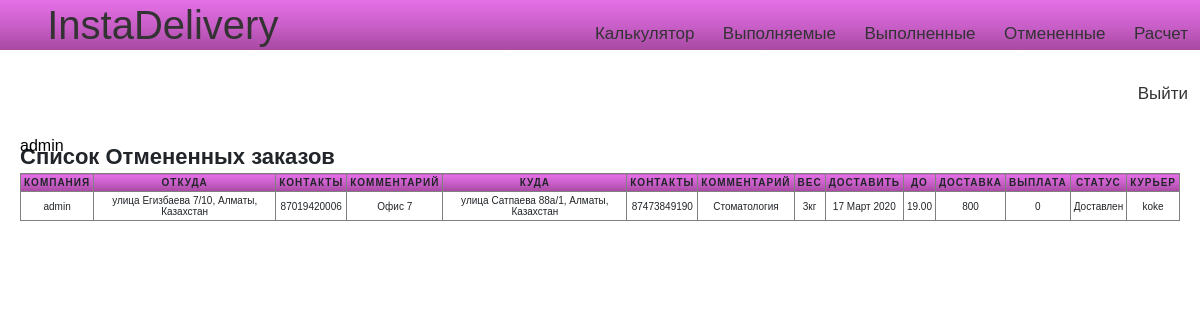
Screenshot of /users/private/raschet/ (signed in) with the database file from the repository.
### Lallog/models.py (models this page shows)
class TestOrder(models.Model):
	client=models.ForeignKey(settings.AUTH_USER_MODEL,on_delete=models.CASCADE)
	marshrut=models.CharField(max_length=200)
	ves=models.DecimalField(decimal_places=0,max_digits=1000,default=10)
	from_address=models.CharField(max_length=200)
	from_phone=models.CharField(max_length=200)
	from_comment=models.CharField(max_length=200)
	to=models.CharField(max_length=200)
	to_phone=models.CharField(max_length=200)
	to_date=models.CharField(max_length=200,default="")
	to_date_until=models.CharField(max_length=200)
	to_comment=models.CharField(max_length=200)
	distance=models.DecimalField(decimal_places=0,max_digits=1000,default=10)
	itog=models.DecimalField(decimal_places=0,max_digits=1000,default=10)
	curier = models.ForeignKey(Curier,on_delete=models.CASCADE,default=None,related_name="choiced_curier",blank=True,null=True)
	nal=models.DecimalField(decimal_places=0,max_digits=1000,default=0)
	raschet=models.DecimalField(decimal_places=0,max_digits=1000,default=0)
	status = models.CharField(max_length=200,default="Ожидание")
	curier_money = models.DecimalField(decimal_places=0,max_digits=1000,default=0)
	success = models.BooleanField(default=True)
	created_date = models.DateTimeField(default=timezone.now)
	__original_curier = None
	def __init__(self,*args,**kwargs):
		print("Object was created")
		super(TestOrder,self).__init__(*args,**kwargs)
		self.__origin_curier = self.curier

### curier/models.py (models this page shows)
class Curier(models.Model):
	user = models.OneToOneField(settings.AUTH_USER_MODEL, on_delete=models.CASCADE,related_name="mycurier")
	first_name = models.CharField(max_length=255,default="")
	last_name = models.CharField(max_length=255, default="")
	photo =models.ImageField(upload_to='curiers/%y/%m/%d', blank=True)
	experience=models.IntegerField(blank=True, null=True)
	phone = models.IntegerField(null=False, blank=False)
	is_available=models.BooleanField(default=False)
	balance = models.DecimalField(decimal_places=0,max_digits=1000,default=0)

### users/views.py (the view)
# urls.py: path("private/raschet/",views.private_raschet,name="private_raschet"),
def private_raschet(request):
	orders_canceled = TestOrder.objects.filter(client=request.user, status="Доставлен", success=False)
	ctx={
		"orders":orders_canceled
	}
	return render(request,"users/raschet.html",context=ctx)

### users/templates/users/raschet.html (shortened to what this page needs)
{%extends 'users/base.html'%}
{%load static%}
{%block content%}
<div class="lichka">
<div class="lichka_prav">
        <caption>Список Отмененных заказов</caption>
        <table  border="1" id="table_private">
            <tr >
                <th>Компания</th>
                <th>Откуда</th>
                <th>Контакты</th>
                <th>Комментарий</th>
                <th>Куда</th>
                <th>Контакты</th>
                <th>Комментарий</th>
                <th>Вес</th>
                <th>Доставить</th>
                <th>До</th>
                <th>Доставка</th>
                <th>Выплата</th>
                <th>Статус</th>
                <th>Курьер</th>
            </tr>
            {%for i in orders%}
            <tr>
                <td data-label="Компания">{{i.client}}</td>
                <td data-label="Откуда">{{i.from_address}}</td>
                <td data-label="Контакты">{{i.from_phone}}</td>
                 <td data-label="Комментарий">{{i.from_comment}}</td>
                <td data-label="Куда">{{i.to}}</td>
                <td data-label="Контакты">{{i.to_phone}}</td>
                <td data-label="Комментарий">{{i.to_comment}}</td>
                <td data-label="Вес">{{i.ves}}кг</td>
                <td data-label="Доставить">{{i.to_date}}</td>
                <td data-label="Ограничения">{{i.to_date_until}}</td>
                <td data-label="Доставка">{{i.itog}}</td>
                <td data-label="К выплате">{{i.raschet}}</td>
                <td data-label="Статус">{{i.status}}</td>
                <td data-label="Курьер">{{i.curier.user}}</td>
            </tr>
            {%endfor%}
        </table>
    </div>
</div>
{%endblock content%}

### users/templates/users/base.html (shortened to what this page needs)
{% load static %}
<html lang="en">
<head>
    <link rel="stylesheet" href="https://use.fontawesome.com/releases/v5.8.2/css/all.css">
    <link rel="stylesheet" href="https://stackpath.bootstrapcdn.com/bootstrap/4.3.1/css/bootstrap.min.css">
    <link href="{% static 'css/style.css' %}" rel="stylesheet" />
    <body>
        <div class="menu">
            <div class="links">
                <a href="{% url 'Home' %}" class="menu-icon">InstaDelivery</a>
                <a href="{% url 'kalkul' %}" class="menu-item">Калькулятор</a>
                <a href="{% url 'private' %}" class="menu-item">Выполняемые</a>
                <a href="{% url 'private_success' day='all'%}" class="menu-item">Выполненные</a>
                <a href="{% url 'private_raschet' %}" class="menu-item">Отмененные</a>
                <a href="{% url 'user_rachet' %}" class="menu-item">Расчет</a>
                <a href="{% url 'user_logout' %}" class="menu-item">Выйти</a>
            </div>
            <div class="username_best2">
                {%if user.is_authenticated%} {{user.username}}
            </div>
        </div>
        {%endif%} {%block content%} {%endblock content%}
    </body>
</html>

### Lallog/static/css/style.css (style rules this page uses)
* { padding: 0; margin: 0; }
div { box-sizing: border-box; }
.username_best2 { color:black; position: absolute; margin-top: 10px; margin-left: 20px; }
table { width: 100%; margin:0; padding:0; border-collapse: collapse; border-spacing: 0; }
table tr { padding: 3px; }
table th, table td { padding: 3px; text-align: center; }
table th { text-transform: uppercase; font-size: 10px; letter-spacing: 1px; }
body { font-family: sans-serif; }
.menu { text-align: right; background: #e570e7; background: -moz-linear-gradient(top, #e570e7 0%, #c85ec7 53%, #a849a3 100%); background: -webkit-linear-gradient(top, #e570e7 0%,#c85ec7 53%,#a849a3 100%); background: linear-gradient(to bottom, #e570e7 0%,#c85ec7 53%,#a849a3 100%); filter: progid:DXImageTransform.Microsoft.gradient( startColorstr='#e570e7', endColorstr='#a849a3',GradientType=0 ); height: 50px; }
.menu-item { display: inline-block; color:#333; font-size: 17px; line-height: 30px; padding: 15px 12px; text-decoration: none; }
.menu-icon { display: inline-block; color:#333; font-size: 40px; line-height: 30px; padding: 10px 0px; margin-right: 300px; text-decoration: none; }
.lichka { display: flex; margin-top: 50px; }
.lichka_prav { margin-left: 20px; margin-right: 20px; margin-top: 40px; font-weight: bold; font-family: Open+Sans; font-size: 22px; }
.lichka_prav th { background: #e570e7; background: -moz-linear-gradient(top, #e570e7 0%, #c85ec7 53%, #a849a3 100%); background: -webkit-linear-gradient(top, #e570e7 0%,#c85ec7 53%,#a849a3 100%); background: linear-gradient(to bottom, #e570e7 0%,#c85ec7 53%,#a849a3 100%); filter: progid:DXImageTransform.Microsoft.gradient( startColorstr='#e570e7', endColorstr='#a849a3',GradientType=0 ); }
#table_private { font-size: 10px; }
#table_private tr th { font-size: 10px; }

### rows the page displays
TestOrder: client "admin", from_address "улица Егизбаева 7/10, Алматы, Казахстан", from_phone "87019420006", from_comment "Офис 7", to "улица Сатпаева 88а/1, Алматы, Казахстан", to_phone "87473849190", to_comment "Стоматология", ves "3", to_date "17 Март 2020", to_date_until "19.00", itog "800", raschet "0", status "Доставлен", curier.user "koke"

### other values shown
{{ user.username }} "admin"
